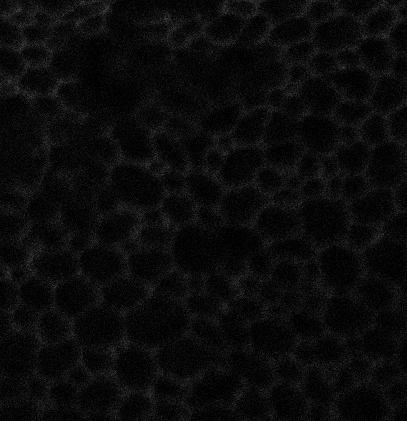
%> input picture MEMBRANE1.tif, 407 x 421 px
$ octave SME_demo.m   (GNU Octave 9; MATLAB toolbox functions it lacks are replaced by stand-ins)
%> lines starting %> are read from the running program, lines starting %| are printed output that depends on the picture
### src_matlab/Main_SME_method.m
function [OUTput_image,Manifold,Classmap,idmaxini,cost,WW,C1,C2,C3]=Main_SME_method(Img)
%This funtion finds the single manifod in the stack where the object is located. The final output should be the image created from that manifold. The input image should be a stack.

M = [-1 2 -1];%SML operator
[sz1,sz2,sz3]=size(Img);
npxl=sz1*sz2;

%% Fourier transform and kmeans
               class=3;%background, uncertain and foreground
               Norm=2;
               zprof2=reshape(Img,[size(Img,1)*size(Img,2) size(Img,3)]);

                               tempt=abs(fft(zprof2,size(Img,3),2));
                       tempt(:,[1 ceil(size(Img,3)/2)+1:end])=[];
               tempt=tempt./repmat((max(tempt,[],1)-min(tempt,[],1)),[size(tempt,1) 1]);

               [idx,c]=kmeans(tempt,class);
                [~,I] = sort(sum(c,2),1);
                idxt=idx;

                ct=c;
                    for cng=1:size(I,1)
                        idx(idxt==I(cng))=cng;
                        c(cng,:)=ct(I(cng),:);
                    end

                     edgeflag=reshape(idx,[size(Img,1) size(Img,2)]);
                 edgeflag2=double((edgeflag-1)/Norm);
                  edgeflag3k=double((edgeflag-1)/2);

                               [valk,idmax]=max(Img,[],3);
                             k=size(Img,3);
%% Finding the Lambda(W1) parameter
                                 [ncf,hcf]=hist(valk(edgeflag2==1),linspace(min(valk(:)),max(valk(:)),100));
                                    ncf=ncf/sum(ncf);

                                [ncb,hcb]=hist(valk(edgeflag2==0.5),linspace(min(valk(:)),max(valk(:)),100));
                                    ncb=ncb/sum(ncb);
nt= find(ncb>ncf,1,'last');
ht=hcb(nt);
idmaxini=idmax;

overlap2=sum(valk(edgeflag2==1)<=ht)./sum(valk(edgeflag2==1)>ht);

                    edgeflag2B = padarray(edgeflag2',1,'symmetric');
                     edgeflag2IB = padarray(edgeflag2B',1,'symmetric');

                     base1=find_base2(edgeflag2IB,3);
                       class3=sum(base1==1,3);

                      idmaxk=idmax;

                         idmaxkB = padarray(idmaxk',1,'symmetric');
                     IB = padarray(idmaxkB',1,'symmetric');

                     base=find_base(IB,3);
                           Mold=mean(base,3);
                         varold2=sum((base-repmat(Mold,[1 1 8])).^2,3);

                         M10=idmaxk-Mold;
                          MD=Mold-Mold;

                           s01=sqrt((varold2+(M10).*(idmaxk-(Mold+(M10)./9)))./8);
                           sD=sqrt((varold2+(MD).*(Mold-(Mold+(MD)./9)))./8);

                           sgain=s01-sD;
                           dD=abs(idmax-Mold);
                           sg=sgain(class3>8 & edgeflag2==1);
                           dg=dD(class3>8 & edgeflag2==1);

                          sgk=sg;
                           sg(sgk==0)=[];
                           dg(sgk==0)=[];

                           WA=dg./sg;
                           lambda1=abs(quantile(WA(:),overlap2));

%% Finding the Lambda(W1) parameter

meanfg=mean(valk(edgeflag2==1));
meansfg=mean(valk(edgeflag2==0.5));
meanbg=mean(valk(edgeflag2==0));

RT=(meansfg-meanbg)./(meanfg-meanbg);

C1=1./lambda1;
C2=RT./lambda1;
C3=0./lambda1;

WW=1;
edgeflag3k(edgeflag2==1)=C1;
edgeflag3k(edgeflag2==0.5)=C2;
edgeflag3k(edgeflag2==0)=C3;

%% Finding step size and stopping criteria(epsilon) relative to stack size
                KE= max(idmax(edgeflag2>0))- min(idmax(edgeflag2>0))+1;
                step=KE/100;
%% Cost minimization
        idmaxk=idmax;
       cost=[];

              cost(2)=10;%2 fake values to enter while loop; to be ignored later
               cost(1)=100;
             iter=2;

                while abs((cost(iter)-cost(iter-1)))>((0.000001*KE))

                    iter=iter+1;
                    idmax1=idmaxk+step;
                     idmax2=idmaxk-step;

                      idmaxkB = padarray(idmaxk',1,'symmetric');
                     IB = padarray(idmaxkB',1,'symmetric');

                     base=find_base(IB,3);
                           Mold=mean(base,3);
                         varold2=sum((base-repmat(Mold,[1 1 8])).^2,3);

                     d1=abs(idmax-idmax1).*edgeflag3k;
                       d2=abs(idmax-idmax2).*edgeflag3k;
                         d0=abs(idmax-idmaxk).*edgeflag3k;

                         M11=idmax1-Mold;
                         M12=idmax2-Mold;
                         M10=idmaxk-Mold;

                             s1=WW*sqrt((varold2+(M11).*(idmax1-(Mold+(M11)./9)))./8);
                         s2=WW*sqrt((varold2+(M12).*(idmax2-(Mold+(M12)./9)))./8);
                          s0=WW*sqrt((varold2+(M10).*(idmaxk-(Mold+(M10)./9)))./8);

                             c1=d1+s1;
                             c2=d2+s2;
                             c0=d0+s0;
                          [minc,shiftc]=min(cat(3,c0,c1,c2),[],3);

                          shiftc=shiftc-1;

                          shiftc(shiftc==1)=step;
                           shiftc(shiftc==2)=-step;

                idmaxk=idmaxk+shiftc;
     cost(iter)=sum(abs(minc(:)))/(npxl);
     step=step*0.99;
                iter
                end

                cost(1:2)=[];

qzr2=round(idmaxk);

                           zprojf1=zeros(size(qzr2));

                           for kin=min(qzr2(:)):max(qzr2(:))
                               temp=Img(:,:,kin);
                                zprojf1(qzr2==kin)=temp(qzr2==kin);
                           end

                       Manifold=idmaxk;%final Z map
                       OUTput_image=zprojf1;% composite image
                       Classmap=double(edgeflag);%kmeans class map

### find_base2.m
function [base]=find_base2(IB,k)
% k=3;
loop=1;
sz1=size(IB,1)-k+1;
sz2=size(IB,2)-k+1;
for inx=1:k
    for iny=1:k

        base(:,:,loop)=IB(inx:inx+sz1-1,iny:iny+sz2-1);
        loop=loop+1;
    end
end

% [10 lines of commented-out code are left out]

### src_matlab/find_base.m
function [base]=find_base(IB,k)
% k=3;
loop=1;
sz1=size(IB,1)-k+1;
sz2=size(IB,2)-k+1;
for inx=1:k
    for iny=1:k

        base(:,:,loop)=IB(inx:inx+sz1-1,iny:iny+sz2-1);
        loop=loop+1;
    end
end

base(:,:,ceil((k^2)/2))=[];


% [6 lines of commented-out code are left out]

### src_matlab/SME_demo.m
%%%%%%%%%%%%%%%%%%%%%%%%%%%%%%
% Makes a 2D reconstruction which is spatially continuous out of a 3D image volume
% Authors: ASM Shihavuddin(shihavud@biologie.ens.fr)
%          Sreetama Basu (sreetama.basu@ens.fr)
%%%%%%%%%%%%%%%%%%%%%%%%%%%%%%%%%%%%%%%%%%%%%%%

clear all;close all;clc;
% Example 1:  % Runs experiment on single chanel image stack
%
% Example 2:  % Runs experiment on multichannel chanel image stack; chooses
% one channel for construction of reference manifold, which is  then
% applied to data on all 3 channels to preserve spatial coherence
%% Read the TIF file

name{1} = 'MEMBRANE1.tif';
name{2} = 'shRddendrites_cropped_1.tif'; %reference channel based on which the manifold is constructed and applied to all channels
%name{3} = 'shRddendrites_cropped_2.tif';

%%%%%%%%%%%%%%%%%%%example 1
kid=[1 2]; % set as 1 or 2
fname=name{kid};
mkdir([cd filesep 'R_demo' filesep strrep(fname,'.tif','')])
nametex=[cd filesep 'R_demo' filesep strrep(fname,'.tif','') filesep strrep(fname,'.tif','_')];

info = imfinfo([cd filesep 'Dataset' filesep fname]);
num_images = numel(info);
Img1=[];
for k = 1:num_images
    I = imread([cd filesep 'Dataset' filesep fname], k);
%> I is the input picture: size 421x407 uint8; min 0, max 81, mean 10.9
    Img1(:,:,k)=I;
end

% [4 lines of commented-out code are left out]
IM4=Img1;
Img=Img1;
  fname1=strrep(fname,'.tif','');
%  fname=strrep(fname,'_',' ');
[zprojf1,qzr2,classmap,idmaxini,cost,WW,sftz2,decay_ratio]=Main_SME_method(Img1);
%> in Main_SME_method, `MD=Mold-Mold;`: MD: size 421x407 double; every value is 0
%> in Main_SME_method, `edgeflag3k(edgeflag2==0.5)=C2;`:
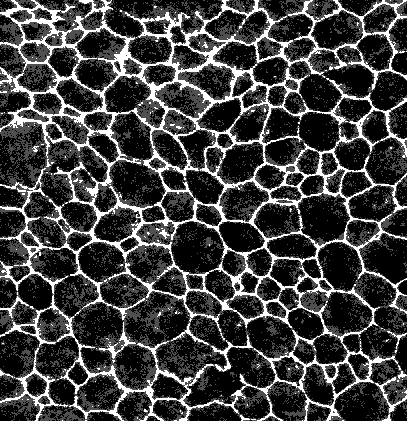
%> edgeflag3k: size 421x407 double; min 0, max 0.106, mean 0.0262; drawn with min black and max white
%> after the loop in Main_SME_method, `while abs((cost(iter)-cost(iter-1)))>((0.000001*KE))`:
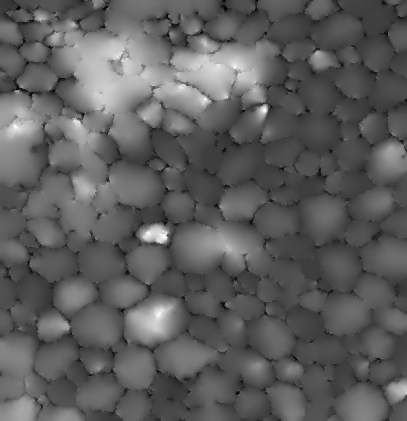
%> idmaxk: size 421x407 double; min 6, max 18.34, mean 10.56; drawn with min black and max white
%> after the loop in Main_SME_method, `while abs((cost(iter)-cost(iter-1)))>((0.000001*KE))`:
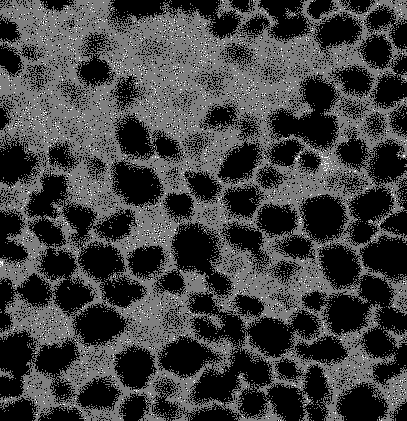
%> shiftc: size 421x407 double; min -0.000551, max 0.000551, mean -0.000267; drawn with min black and max white
%> in Main_SME_method, `qzr2=round(idmaxk);`:
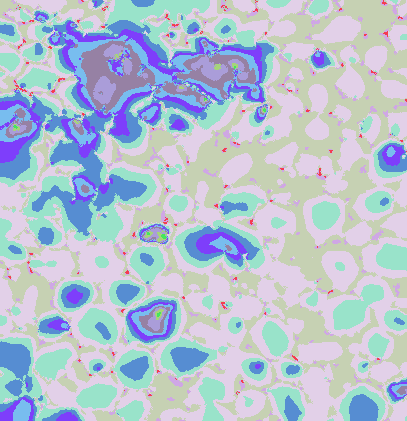
%> qzr2: size 421x407 double; 13 distinct labels, from 6 to 18; one colour per label, 0 black
%> after the loop in Main_SME_method, `for kin=min(qzr2(:)):max(qzr2(:))`:
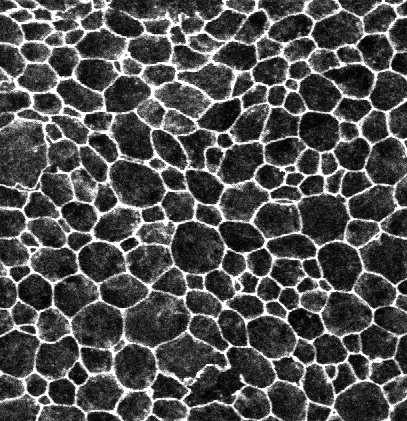
%> zprojf1: size 421x407 double; min 0, max 255, mean 78.8
   figure;
            colormap(jet)
            imagesc(qzr2);
            axis tight
            caxis manual
            caxis([1 size(Img,3)]);

                C = colormap;
                L = size(C,1);
                Gs = round(interp1(linspace(1,size(Img,3),L),1:L,double(qzr2)));
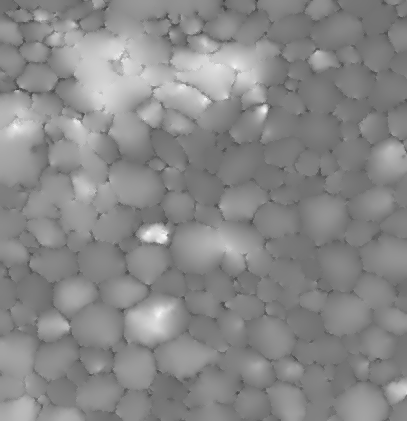
%> Gs: size 421x407 double; min 72, max 247, mean 136.4
                Gs(isnan(Gs))=1;

                H = reshape(C(Gs,:),[size(Gs) 3]);
                imwrite(uint16(65535*H),[nametex 'SME_FinalZmap.png']);
            close all

             figure
            colormap(jet)
            imagesc(idmaxini);
            axis tight
            caxis manual
            caxis([1 size(Img,3)]);

                C = colormap;
                L = size(C,1);
                Gs = round(interp1(linspace(1,size(Img,3),L),1:L,double(idmaxini)));
                Gs(isnan(Gs))=1;

                H = reshape(C(Gs,:),[size(Gs) 3]);
                imwrite(uint16(65535*H),[nametex 'SME_InitialZmap.png']);
            close all

              figure
            colormap(cool)
            imagesc(classmap);
            axis tight
            caxis manual
            caxis([1 3]);
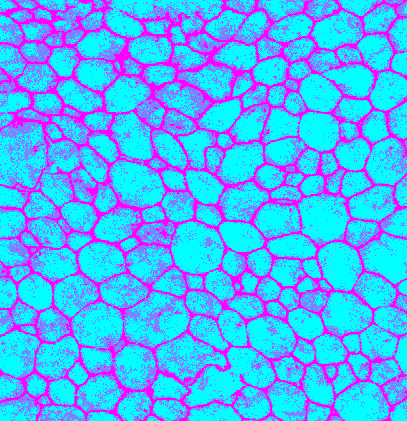
%> displayed picture: size 421x407x3, on the screen's scale of 0 to 255; mean R, G, B 77.7, 177.3, 255

                C = colormap;
                L = size(C,1);
                Gs = round(interp1(linspace(1,3,L),1:L,double(classmap)));
                Gs(isnan(Gs))=1;

                H = reshape(C(Gs,:),[size(Gs) 3]);
                imwrite(uint16(65535*H),[nametex 'Classmap.png']);
            close all

                 zprojf1=uint16(65535*(mat2gray(zprojf1)));
%> zprojf1: size 421x407 uint16
                composite_image=zprojf1;

                f=strcat(nametex,'SME_compositeImage','.png');
                imwrite(composite_image,f);


figure()
    plot(1:length(sftz2),mat2gray(sftz2),'LineWidth',2.00,'Color',[0 0 0]);hold on;
    xlim([1 length(sftz2)]);
    xlabel('Distance from principal manifold','FontSize', 24,'FontName','Times');
    ylabel('Information content', 'FontSize', 24,'FontName','Times') % y-axis label

    set(gca, 'Ticklength', [0 0])
    set(gca, 'box', 'off')
    ax = gca;

    text(k*0.3, .85,['Projection suitability'],'FontSize', 22,'HorizontalAlignment','left','VerticalAlignment', 'top','FontName','Times');
    text(k*0.3, .7,['index (PSI) = ' num2str(decay_ratio,'%.2f')],'FontSize', 22,'HorizontalAlignment','left','VerticalAlignment', 'top','FontName','Times');

    ha = axes('Position',[0 0 1 1],'Xlim',[0 1],'Ylim',[0 1],'Box','off','Visible','off','Units','normalized', 'clipping' , 'off');
                                                %                                             text(0.5,1,['Comparison of nMI' ],'HorizontalAlignment','center','VerticalAlignment', 'top');
    set(gcf,'PaperPositionMode','auto')

    print([nametex 'PSI.png'], '-dpng', '-r300');
    set(gcf,'Units','inches');

figure()
iter=length(cost);
%> iter = 577
plot(1:iter, cost(1:iter),'LineWidth',2.00,'Color',[0 0 0]);
xlim([1 iter])
ylim([cost(iter) cost(1)])
hold on;
xlabel('Iteration','FontSize', 24,'FontName','Times');
 ylabel('Cost', 'FontSize', 24,'FontName','Times') % y-axis label

set(gca, 'Ticklength', [0 0])
set(gca, 'box', 'off')
ax = gca;
ha = axes('Position',[0 0 1 1],'Xlim',[0 1],'Ylim',[0 1],'Box','off','Visible','off','Units','normalized', 'clipping' , 'off');
                                                %                                             text(0.5,1,['Comparison of nMI' ],'HorizontalAlignment','center','VerticalAlignment', 'top');
text(0.5,1,['W = ' num2str(WW)],'HorizontalAlignment','center','VerticalAlignment', 'top','FontName','Times','FontSize', 20);
set(gcf,'PaperPositionMode','auto')

print([nametex 'Cost.png'], '-dpng', '-r300');
set(gcf,'Units','inches');


 %%%%%%%%%%%%%%%%%%%%%%%%%%for multi-channel image%%%%%%%%%%%%
 if(kid==2)
  fname=strrep(fname,'1','2');
 Img2=[];
for k = 1:num_images
    I = imread([cd filesep 'Dataset' filesep fname], k);
      Img2(:,:,k)=I;
end
                    zmap=round(qzr2);
                    zmap(zmap>k)=k;
                    zmap(zmap<1)=1;
                    zprojf2=FV1_make_projection_from_layer(Img2,zmap,0,0);
                    imwrite(uint16(65535*mat2gray(zprojf2)),[nametex 'SME_channel2.png']);
 end
close all
